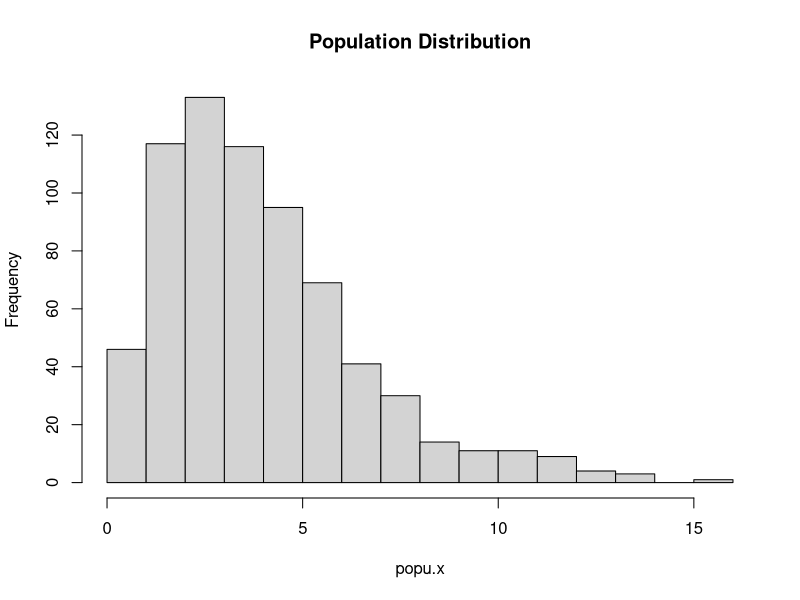
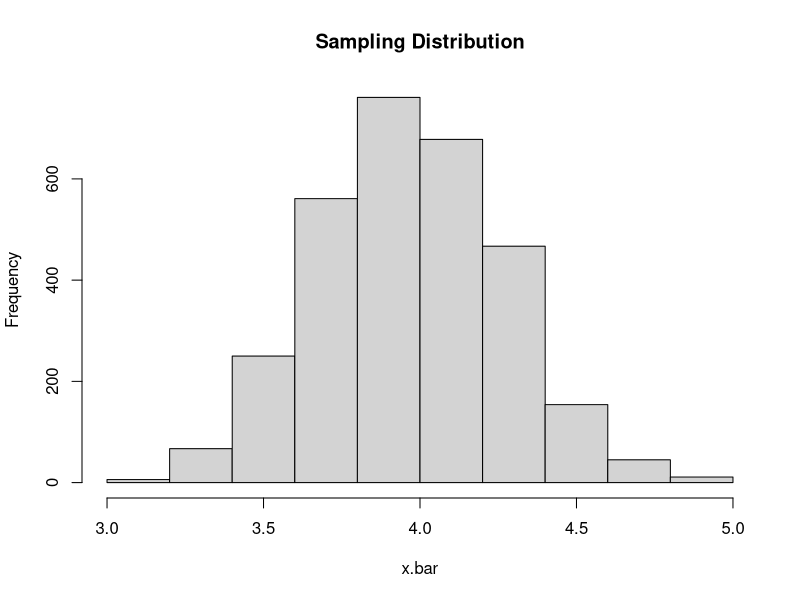

Generate these figures, in order, with R:
# Central Limit Theorem (CLT) Proof

# Initialize an empty variable to store sample means
x.bar = 0

# Generates a population of 700 values from a chi-squared distribution with 4 degrees of freedom.
popu.x <- rchisq(n=700, df=4)

# Perform sampling and calculate sample means
for (i in 1:3000) { # Iterate 3000 times
  # Randomly samples 80 values from the population 'popu.x' with replacement, meaning that after each value is sampled, 
  # it is placed back in the population, allowing it to be chosen again in the same sample. 
  samp.x = sample(popu.x, size=80, replace=TRUE)
  # Calculate the mean of the sample and store it in vector 'x.bar',
  # which eventually contain the sample means from all 3000 samples.
  x.bar[i] = mean(samp.x)
}

# Plots histogram of the population distribution
hist(popu.x, main="Population Distribution")

# Plots histogram of the sampling distribution
hist(x.bar, main="Sampling Distribution")

# Rule 1 proof: Compare means
mean_xbar = mean(x.bar) # Calculate the mean of the sample means
cat("Mean X̄:", mean_xbar, "\n")
mean_popu_x = mean(popu.x) # Calculate the mean of the population
cat("Mean Population:", mean_popu_x, "\n")

# Rule 2 proof: Compare standard deviations
sd_xbar = sd(x.bar) # Calculate the standard deviation of the sample means
cat("SD X̄:" , sd_xbar, "\n")
sd_xbar_standard_error = sd(popu.x) / sqrt(80) # Calculate the standard deviation of the sample means based on the CLT
cat("SD X̄ (standard error):", sd_xbar_standard_error, "\n")
